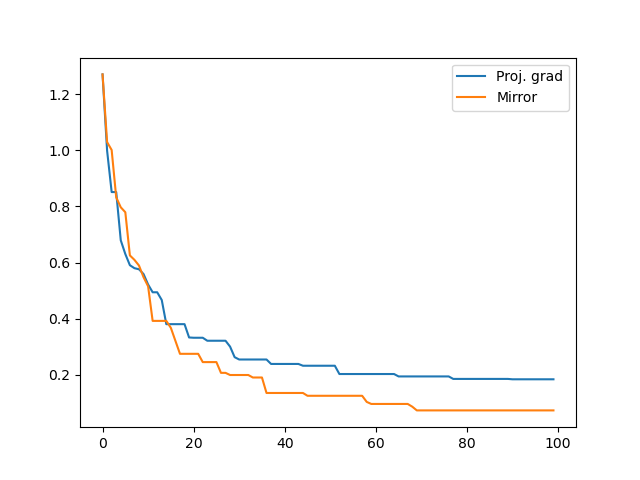

Recreate this plot in Python.
import numpy as np
import matplotlib.pyplot as plt
import cvxpy as cp
from utils import projToSmplx_neg, projToSmplx
alphas = [2**(elem) for elem in range(-12, 8)]

N = 25
n = 500
m = 50
np.random.seed(1)

A = np.random.randn(m, n)
b = np.random.randn(m, 1)
##cvxpy 

x = cp.Variable((n, 1))
obj = cp.Minimize(cp.max(A@x+b))
constraints = [
    x>=0,
    np.ones((n, 1)).T@x == 1
]

prob = cp.Problem(obj, constraints)
prob.solve()
x_star = x.value
f_star = prob.value
print("CVXPY", prob.value)
#print("x: ", x.value)
K_max = 100

def f_a(xk):
    return np.amax(A@xk+b)

def g_a(xk):
    max_idx = np.argmax(A@xk.reshape((n, 1))+b.reshape((m,1)))
    print(max_idx, xk.shape)
    g = A[max_idx, :].reshape((n, 1))
    return g

def proj_grad(alpha, f, gradient):
    x0 = np.ones((n, 1))
    x0 = x0/np.linalg.norm(x0, 1)

    xk = x0
    fks = []
    fbests = []
    xs = [x0]
    for k in range(1, K_max+1):
        fk = f(xk)
        if len(fbests) == 0:
            fbest = fk
        fbest = min(fk, fbest)
        g = gradient(xk)
        
        xk = xk - alpha*g
        ##proj
        #xk = xk/np.linalg.norm(xk, 1)
        print(xk.shape)
        xk = projToSmplx(xk.flatten()).reshape((n, 1))
        fbests.append(fbest)
        fks.append(fk)
        xs.append(xk)

    return xs, fbests, fks
def mirror_descent(alpha, f, gradient):
    x0 = np.ones((n, 1))
    x0 = x0/np.linalg.norm(x0, 1)
    xk = x0
    fks = []
    fbests = []
    xs = []
    for k in range(1, K_max+1):
        fk = f(xk)
        if len(fbests) == 0:
            fbest = fk
        fbest = min(fk, fbest)
        g = gradient(xk)
        
        fbests.append(fbest)
        fks.append(fk)
        xs.append(xk)
        xk = xk*np.exp(-alpha*g)/np.sum(xk*np.exp(-alpha*g))


    return xs, fbests, fks
def plot(xk, fbests, fks, label):
    plt.plot(np.array(fbests)-f_star, label=label)
    plt.legend()


optimality_gap = None 
for i, alpha in enumerate(alphas):

    xs, fbests, fks = proj_grad(alpha, f_a, g_a)
    if optimality_gap is None:
        optimality_gap = fbests[-1] - f_star
        xs_best = xs
        fs_best = fbests
        fks_best = fks
    if fbests[-1]-f_star <= optimality_gap:
        best_idx = i
        optimality_gap = fbests[-1]-f_star
        xs_best = xs
        fs_best = fbests
        fks_best = fks
plot(xs_best, fs_best, fks_best, "Proj. grad")

for i, alpha in enumerate(alphas):

    xs, fbests, fks = mirror_descent(alpha, f_a, g_a)
    if optimality_gap is None:
        optimality_gap = fbests[-1] - f_star
        xs_best = xs
        fs_best = fbests
        fks_best = fks
    if fbests[-1]-f_star <= optimality_gap:
        best_idx = i
        optimality_gap = fbests[-1]-f_star
        xs_best = xs
        fs_best = fbests
        fks_best = fks


plot(xs_best, fs_best, fks_best, "Mirror")


plt.show()
